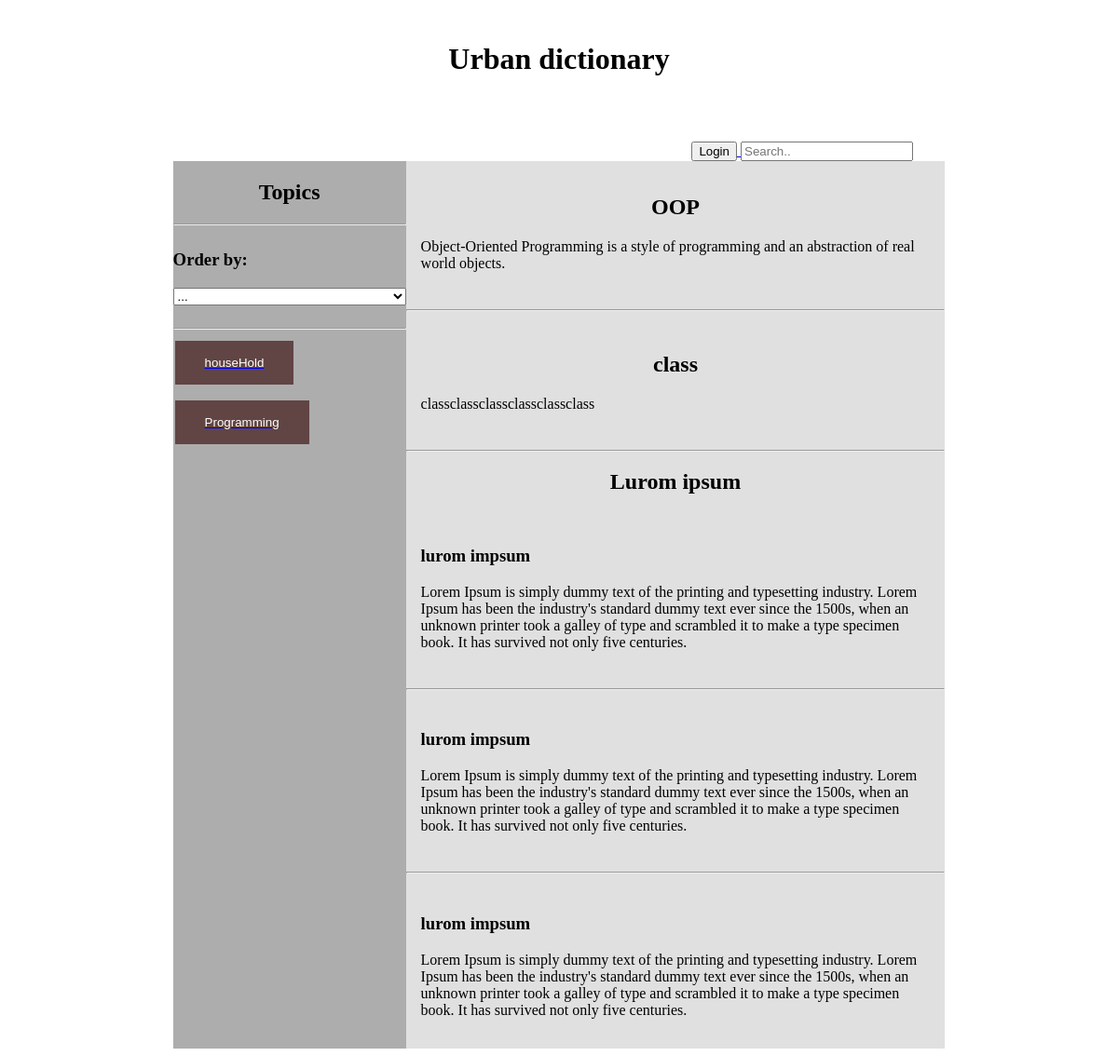
Page /index.php?topicEntries=3 on the committed database.
### tables this page shows
CREATE TABLE `topics` (
  `topicId` int(25) NOT NULL,
  `topicName` varchar(250) NOT NULL,
  `userId` int(250) NOT NULL
);

CREATE TABLE `entries` (
  `entryId` int(25) NOT NULL,
  `entryName` varchar(250) NOT NULL,
  `entryDescription` varchar(1000) NOT NULL,
  `topicId` int(25) NOT NULL,
  `userId` int(25) NOT NULL,
  `entryDate` date NOT NULL
);

### View/View.php (called while the page is built, shortened)
<?php
class View{
	function createPage($contentFilePath, $data){
		include 'View/includes/header.php';
		include $contentFilePath;
		include 'View/includes/footer.php';
	}
}
?>

### index.php (called while the page is built)
<?php
include './Controller/Controller.php';
$controller = new Controller();
$controller->invoke();
?>

### Model/Topic.php (called while the page is built, shortened)
<?php
class Topic{
	private $id;
	private $topicName;
	function __construct($topicName, $userId, $id = -1){
		$this->id = $id;
		$this->topicName = $topicName;
	}
	function getID(){
		return $this->id;
	}
	function getTopicName(){
		return $this->topicName;
	}
}
?>

### Model/DBModel.php (called while the page is built, shortened)
<?php
class DBModel {
	private $db;
	function __construct() {
		try {
			$this->db = new PDO("mysql:host=localhost;dbname=urban_dictionary;", "root", "");
		} catch(PDOException $e){
			echo "Error ocurred! " . $e->getMessage();
		}
	}
	function getTopics(){
		$topics = array();
		$query = $this->db->prepare("SELECT * FROM topics");
		$query->execute();
		$result = $query->fetchAll(PDO::FETCH_ASSOC);
		foreach ($result as $row) {
			$topic = new Topic($row["topicName"], $row["userId"], $row["topicId"]);
			array_push($topics, $topic);
		}
		return $topics;
	}
	function getEntriesByTopicId($topicId){
		$entries = array();
		$query = $this->db->prepare("SELECT * FROM entries WHERE topicId = :topicId");
        $query->bindValue(':topicId', $topicId, PDO::PARAM_INT);
		$query->execute();
		$result = $query->fetchAll(PDO::FETCH_ASSOC);
		foreach ($result as $row) {
			$entry = new Entry($row["entryName"], $row["entryDescription"], $row["topicId"], $row["userId"], $row["entryDate"], $row["entryId"]);
			array_push($entries, $entry);
		}
		return $entries;
	}
}
?>

### Model/Entry.php (called while the page is built, shortened)
<?php
class Entry{
	private $entryName;
	private $entryDescription;
	function __construct($entryName, $entryDescription, $topicId, $userId, $date, $id = -1){
		$this->entryName = $entryName;
		$this->entryDescription = $entryDescription;
	}
	function getEntryName(){
		return $this->entryName;
	}
	function getEntryDescription(){
		return $this->entryDescription;
	}
}
?>

### View/Home.php (the view, shortened to what this page needs)
<div class="homeBody">
	<header>
	<h1>Urban dictionary</h1>
	<div class="user_options">
		<?php if(isset($_SESSION["user"])){ ?>
			<a href="/Urban_Dictionary/index.php?logout=1">
				<input type="button"  value="Logout">
			</a>
			<a href="/Urban_Dictionary/index.php?editprofile=1">
				<input type="button" value="Edit profile">
			</a>
			<a href="/Urban_Dictionary/index.php?createTopic=1">
				<input type="button" value="Create Topic">
			</a>
			<a href="/Urban_Dictionary/index.php?createEntry=1">
				<input type="button" value="Add an entry">
			</a>
		<?php } else { ?>
			<a href="/Urban_Dictionary/index.php?login=1">
				<input type="button"  value="Login">
			</a>
		<?php } ?>
		<input type="text" placeholder="Search..">
	</div>
	</header>
	<div class="grid">
		<div class="topics_container">
			<h2>Topics</h2>
			<hr>
			<div class="orderByOptions">
				<h3>Order by:</h3>
				<select>
					<option value="text" selected="...">...</option>
				</select>
			</div>
			<hr>
			<div class="topics">
				<?php
						foreach ($data[0] as $topic) {
							echo "<form class=\"topicDeleteButton\" method=\"POST\" action=\"index.php\">";
								echo "<a href=\"/Urban_Dictionary/index.php?topicEntries=". $topic->getID()."\">";
									echo "<input class=\"topics\" type=\"button\" data-id=\"". $topic->getID() ."\" value=\"". $topic->getTopicName() . "\">";
								echo "</a>";
							echo "</form>";
						}
				?>
			</div>
		</div>
		<div class="text_container">
			<?php
				if(sizeof($data) >= 2){
					foreach ($data[1] as $entry) {
						echo "<div class=\"sections\">";
							echo "<h2>". $entry->getEntryName() ."</h2>";
							echo "<p>" . $entry->getEntryDescription() . "</p>";
						echo "</div>";
						echo "<hr>";
					}
				} else {
					echo "<p>Please select the topic.</p>";
				}
			?>
			<h2>Lurom ipsum</h2>
			<div class="sections">
				<h3>lurom impsum</h3>
				<p>Lorem Ipsum is simply dummy text of the printing and typesetting industry. Lorem Ipsum has been the industry's standard dummy text ever since the 1500s, when an unknown printer took a galley of type and scrambled it to make a type specimen book. It has survived not only five centuries.</p>
			</div>
			<hr>
			<div class="sections">
				<h3>lurom impsum</h3>
				<p>Lorem Ipsum is simply dummy text of the printing and typesetting industry. Lorem Ipsum has been the industry's standard dummy text ever since the 1500s, when an unknown printer took a galley of type and scrambled it to make a type specimen book. It has survived not only five centuries.</p>
			</div>
			<hr>
			<div class="sections">
				<h3>lurom impsum</h3>
				<p>Lorem Ipsum is simply dummy text of the printing and typesetting industry. Lorem Ipsum has been the industry's standard dummy text ever since the 1500s, when an unknown printer took a galley of type and scrambled it to make a type specimen book. It has survived not only five centuries.</p>
			</div>
		</div>
	</div>
</div>

### View/CSS/index.css (style rules this page uses)
header { text-align: center; margin: 0 auto; padding-top: 1em; }
.user_options { text-align: right; margin-right: 212px; padding-top: 3em; }
.grid { width: 70%; display: grid; grid-template-columns: 250px 1fr; margin: 0 auto; }
h2 { text-align: center; }
.topics_container { width: 100%; background-color: #ADADAD; }
.orderByOptions { display: grid; padding-bottom: 1em; }
.topics[type=button] { background-color: #614444; border: none; color: white; padding: 16px 32px; text-decoration: none; margin: 4px 2px; cursor: pointer; display: list-item; margin-bottom: 1em; text-align: center; }
.text_container { background-color: #E0E0E0; width: 100%; }
.sections { padding: 1em; }
.topicDeleteButton { display: inline-flex; }

### rows in the picture
topics: topicName "houseHold"
topics: topicName "Programming"
entries: entryName "OOP", entryDescription "Object-Oriented Programming is a style of programming and an abstraction of real world objects."
entries: entryName "class", entryDescription "classclassclassclassclassclass"
